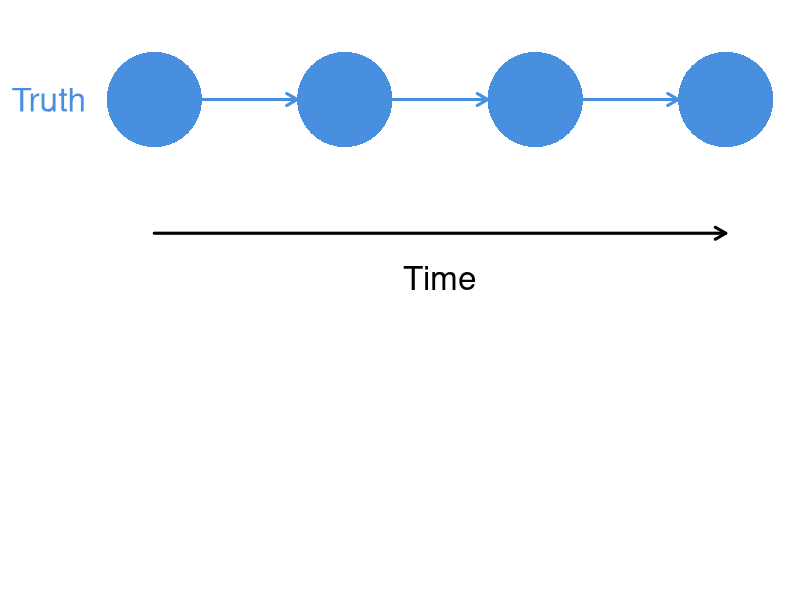
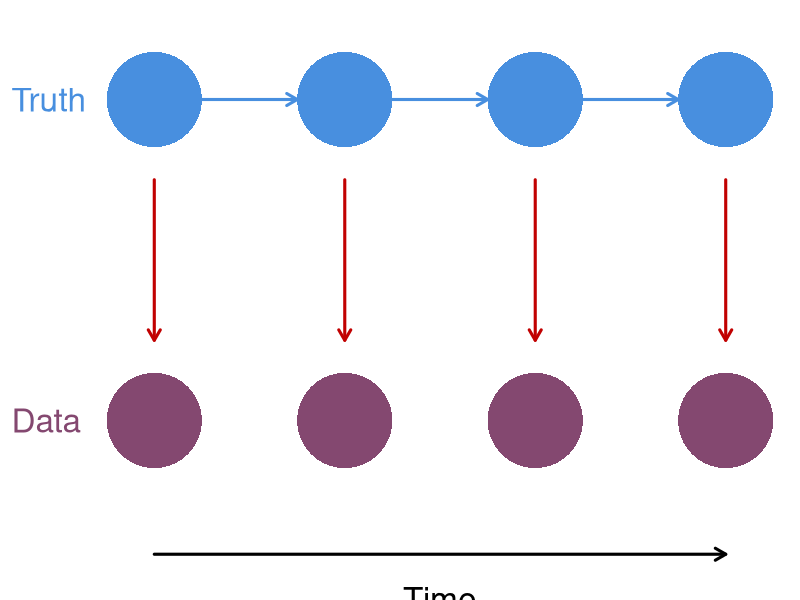
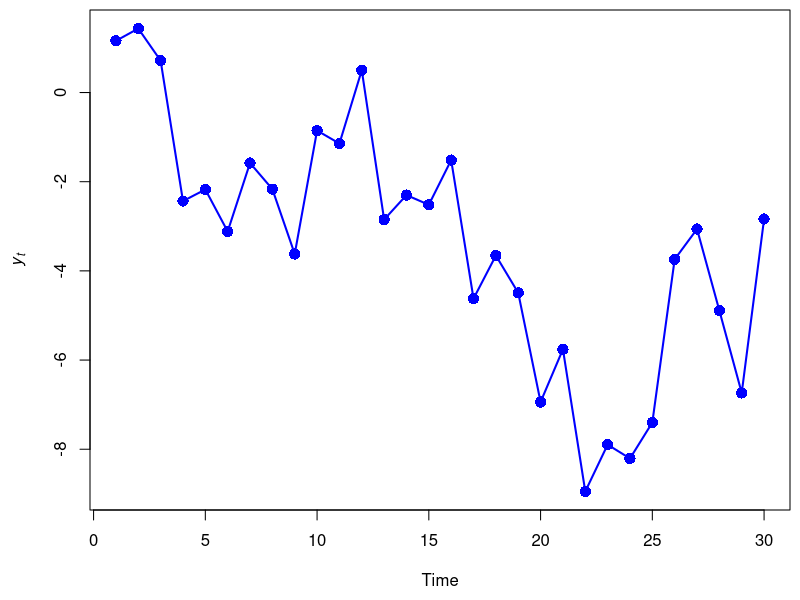
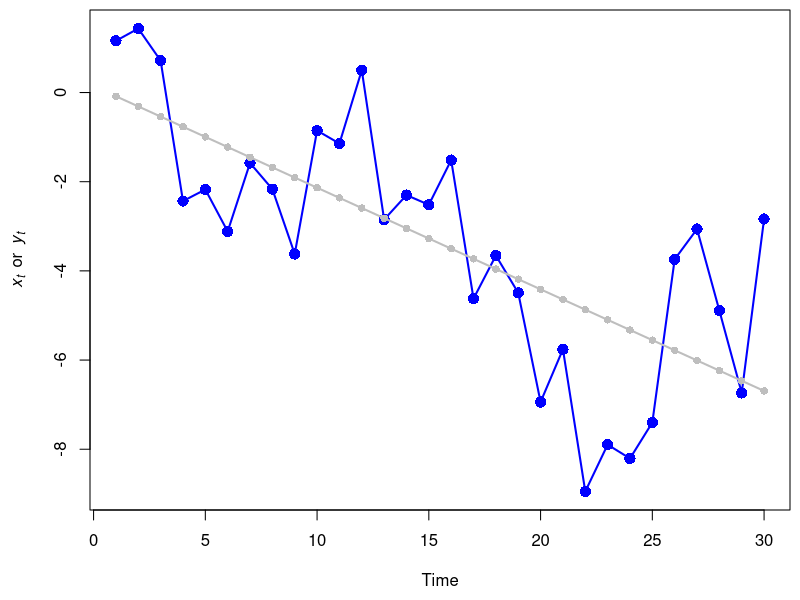
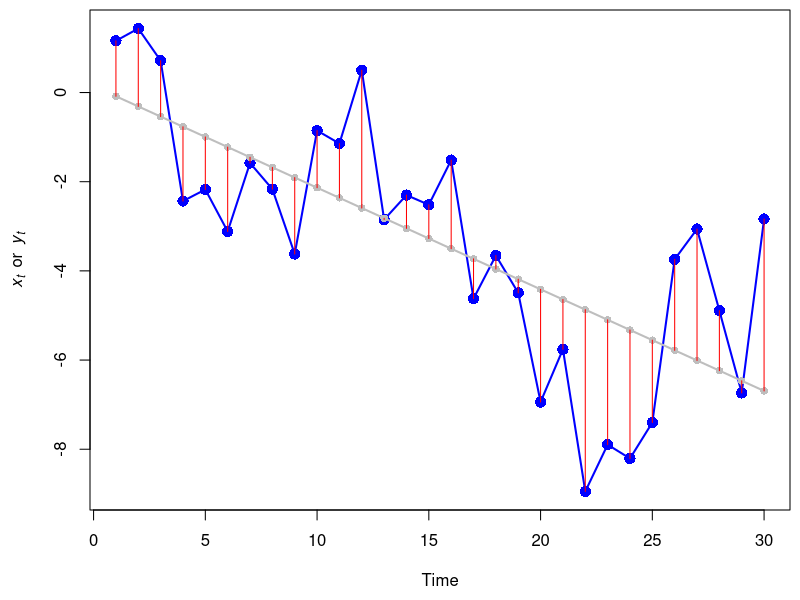
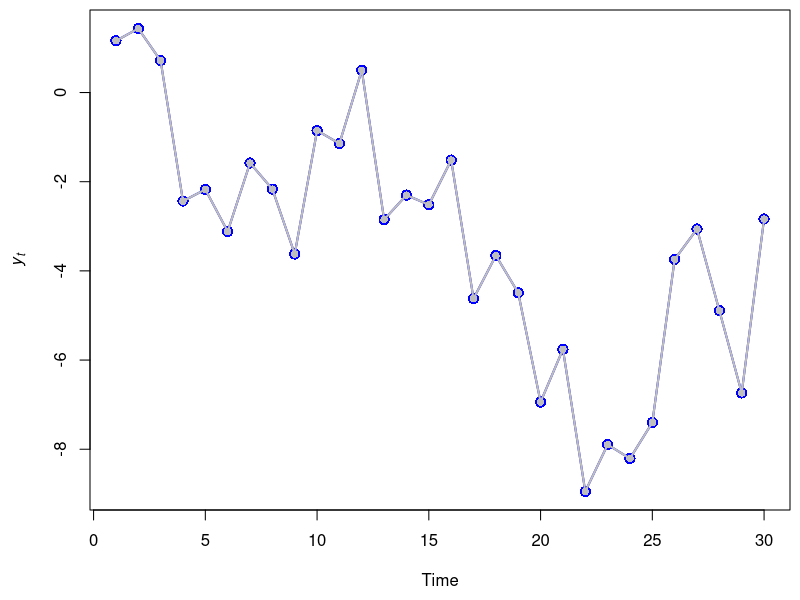
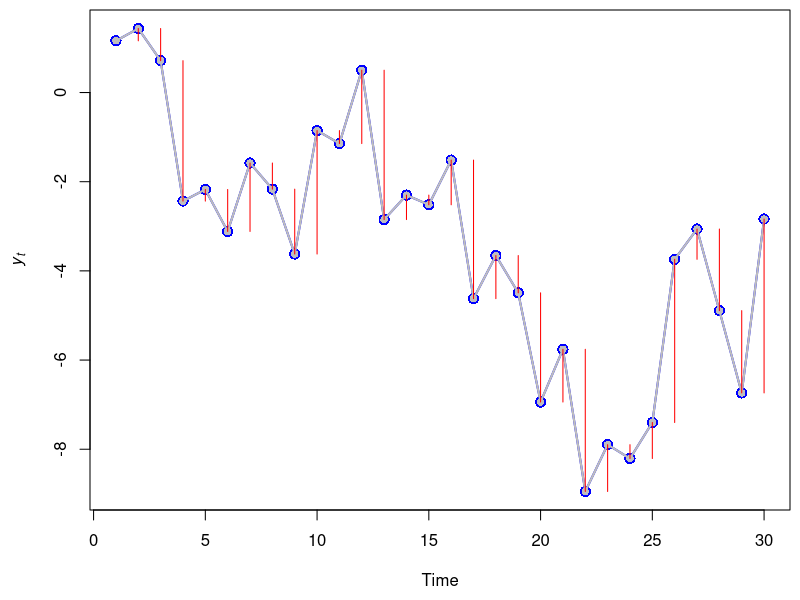
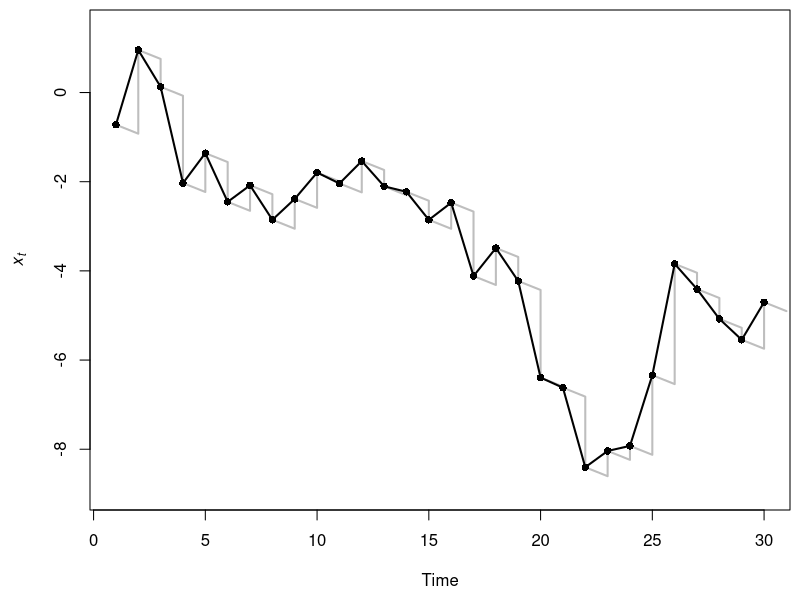

Generate these figures, in order, with R:
## ---- chunk 1
knitr::opts_chunk$set(echo = FALSE)
set.seed(123)
## ---- chunk 2
par(mai=c(0.8,0.8,0,0), omi=rep(0,4))
## boundaries
ss <- 5
nn <- 7
rr <- ss*3
cc <- ss*nn
## mid-points
xm <- ss/2 + seq(0,cc-ss,ss)
ymt <- rr - ss/2
ymb <- ss/2
## arrow locs
x0t <- seq(ss, by=2*ss, len=3)
x1t <- x0t + ss
## empty plot space
plot(c(0,cc), c(0,rr), type="n", xlab="", ylab="",
     xaxt="n", yaxt="n", bty="n")
## top row: state
symbols(x=xm[c(1,3,5,7)], y=rep(ymt,4), circles=rep(ss/2,4),
        lty="solid",  fg=NA, bg="#488fdf",
        inches=FALSE, add=TRUE, lwd=3)
text("Truth", x=-ss, y=ymt, adj=c(0,0.5), xpd=NA,
     cex=2, col="#488fdf")
arrows(x0=x0t,x1=x1t,y0=ymt, col="#488fdf", lwd=3, length=0.12)
## Time or space
arrows(x0=ss/2, x1=cc-ss/2, y0=-ss/3+ss*2,
       length=0.12, lwd=3, xpd=NA)
text("Time", x=cc/2, y=-ss/2+ss*2, xpd=NA, pos=1, cex=2)
## ---- chunk 3
par(mai=c(0.8,0.8,0,0), omi=rep(0,4))
## arrow locs
x0t <- seq(ss, by=2*ss, len=3)
x1t <- x0t + ss
y0b <- rr - ss
y1b <- ss
## empty plot space
plot(c(0,cc), c(0,rr), type="n", xlab="", ylab="",
     xaxt="n", yaxt="n", bty="n")
## top row: state
symbols(x=xm[c(1,3,5,7)], y=rep(ymt,4), circles=rep(ss/2,4),
        lty="solid",  fg=NA, bg="#488fdf",
        inches=FALSE, add=TRUE, lwd=3)
text("Truth", x=-ss, y=ymt, adj=c(0,0.5), xpd=NA,
     cex=2, col="#488fdf")
## arrows
arrows(x0=x0t,x1=x1t,y0=ymt, col="#488fdf", lwd=3, length=0.12)
## bottom row: obs
symbols(x=xm[c(1,3,5,7)], y=rep(ss/2,4), circles=rep(ss/2,4),
        lty="solid",  fg=NA, bg="#844870",
        inches=FALSE, add=TRUE, lwd=3)
text("Data", x=-ss, y=ss/2, adj=c(0,0.5), xpd=NA,
     cex=2, col="#844870")
## arrows
arrows(x0=xm[c(1,3,5,7)], y0=y0b, y1=y1b,
       col="#c10101", lwd=3, length=0.12)
## Time or space
arrows(x0=ss/2, x1=cc-ss/2, y0=-ss/3,
       length=0.12, lwd=3, xpd=NA)
text("Time", x=cc/2, y=-ss/2, xpd=NA, pos=1, cex=2)
## ---- chunk 4
set.seed(211)

TT <- 30

uu <- -0.2
  
ww <- xx <- rnorm(TT)
for(t in 2:TT) {
  xx[t] <- xx[t-1] + uu + ww[t]
}

ee <- rnorm(TT)
yy <- xx + ee

par(mai = c(0.9,0.9,0.1,0.1), omi = c(0,0,0,0))
plot.ts(yy, ylim = range(xx,yy),
        lwd = 2, type = "o", pch = 16, cex = 1.5, col = "blue",
        ylab = expression(italic(y[t])))
## ---- chunk 5
theta <- coef(lm(yy ~ seq(TT)))
y_obs <- theta[1] + theta[2] * seq(TT)

par(mai = c(0.9,0.9,0.1,0.1), omi = c(0,0,0,0))
plot.ts(yy, lwd = 2, type = "o", pch = 16,  cex = 1.5, col = "blue",
        ylab = expression(italic(x[t])~~or~~italic(y[t])))
lines(y_obs, lwd = 2, type = "o", pch = 16, col = "gray")
## ---- chunk 6
par(mai = c(0.9,0.9,0.1,0.1), omi = c(0,0,0,0))
plot.ts(yy, lwd = 2, type = "o", pch = 16,  cex = 1.5, col = "blue",
        ylab = expression(italic(x[t])~~or~~italic(y[t])))
lines(y_obs, lwd = 2, type = "o", pch = 16, col = "gray")
segments(seq(TT), y0 = y_obs, y1 = yy, col = "red")
## ---- chunk 7
par(mai = c(0.9,0.9,0.1,0.1), omi = c(0,0,0,0))
plot.ts(yy, lwd = 2, type = "o", pch = 16, cex = 1.5, col = "blue",
        ylab = expression(italic(y[t])))
lines(yy, lwd = 2, type = "o", pch = 16, col = "gray")
## ---- chunk 8
par(mai = c(0.9,0.9,0.1,0.1), omi = c(0,0,0,0))
plot.ts(yy, lwd = 2, type = "o", pch = 16, cex = 1.5, col = "blue",
        ylab = expression(italic(y[t])))
lines(yy, lwd = 2, type = "o", pch = 16, col = "gray")
segments(seq(2,TT), y0 = yy[-TT], y1 = yy[-1], col = "red")
## ---- chunk 9
xw <- rbind(cbind(seq(TT), xx), cbind(seq(TT)+0.5, xx+uu))
xw <- xw[order(xw[,1]),]
xw[,1] <- c(1, rep(seq(2, TT), ea = 2), TT+1)
  
par(mai = c(0.9,0.9,0.1,0.1), omi = c(0,0,0,0))
## blank slate
plot.ts(yy, ylim = range(xx,yy), type = "n",
        ylab = expression(italic(x[t])))
lines(xw[,1], xw[,2], lwd = 2, col = "gray")
lines(xx, lwd = 2, type = "o", pch = 16, col = "black")
## ---- chunk 10
par(mai = c(0.9,0.9,0.1,0.1), omi = c(0,0,0,0))
## blank slate
plot.ts(yy, ylim = range(xx,yy), type = "n",
        ylab = expression(italic(x[t])~~or~~italic(y[t])))
lines(xw[,1], xw[,2], lwd = 2, col = "gray")
lines(xx, lwd = 2, type = "o", pch = 16, col = "black")
segments(seq(TT), y0 = xx, y1 = yy, col = "red")
lines(yy, lwd = 2, type = "o", pch = 16, col = "blue", cex = 1.5)
## ---- chunk 11
par(mai = c(0.9,0.9,0.1,0.1), omi = c(0,0,0,0))
plot.ts(yy, lwd = 2, type = "o", pch = 16, cex = 1.5, col = "blue",
        ylab = expression(italic(x[t])~~or~~italic(y[t])))
lines(xx, lwd = 2, type = "o", pch = 16, col = "gray")
